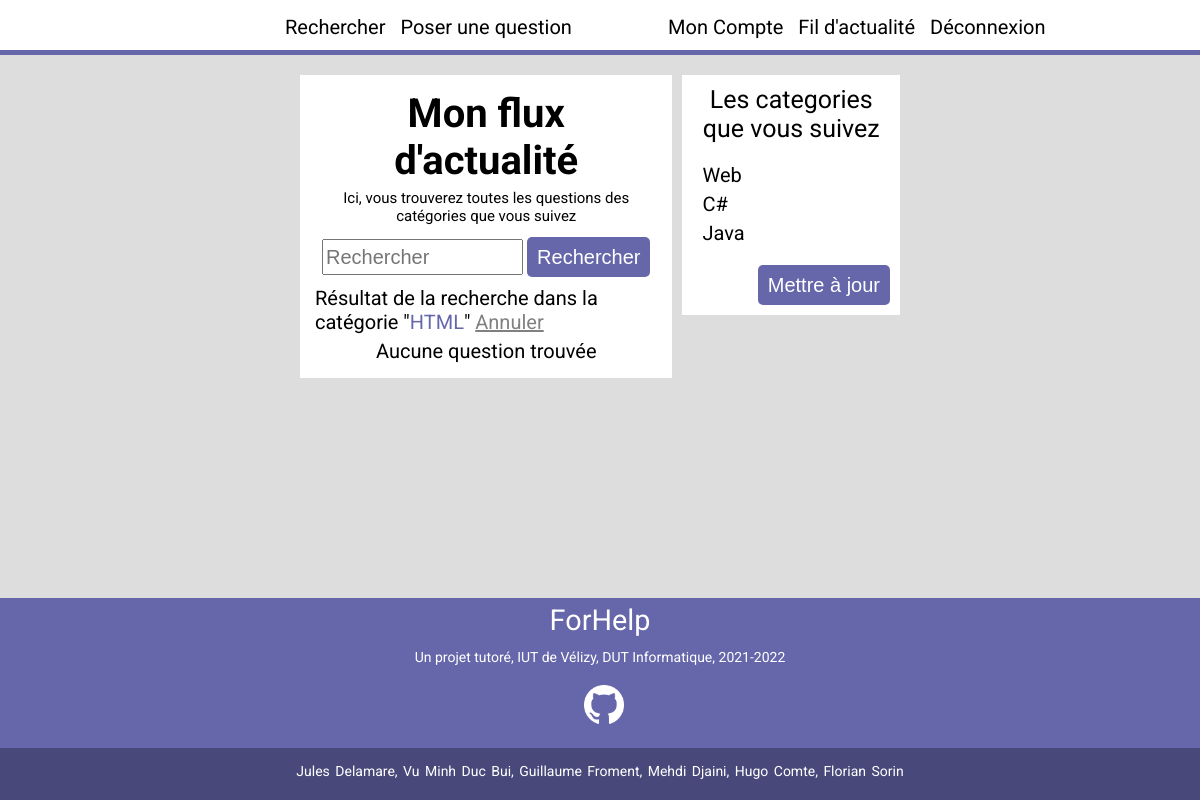
The app's page /flux.php?id=3 (signed in) with its own data.
### tables this page shows
create table IF NOT EXISTS categories (
    categoryid int PRIMARY KEY NOT NULL AUTO_INCREMENT,
    name varchar(100) NOT NULL,
    description varchar(500),
    parent int DEFAULT NULL,
    FOREIGN KEY (parent) REFERENCES categories(categoryid) ON DELETE CASCADE
);

create table IF NOT EXISTS follow (
    categoryid int,
    userid int,
    notificationactivate int NOT NULL DEFAULT 0,
    FOREIGN KEY (categoryid) REFERENCES categories(categoryid) ON DELETE CASCADE,
    FOREIGN KEY (userid) REFERENCES users(userid) ON DELETE CASCADE,
    PRIMARY KEY (userid,categoryid)
);

### data/functions.php (called while the page is built, shortened)
<?php
    if(!function_exists("getCategory")){
        function getCategory($connexion,$id){
            $req="SELECT * from categories where categoryid = ?";
            $stmt = mysqli_prepare($connexion, $req);
            mysqli_stmt_bind_param($stmt, "i", $id);
            mysqli_stmt_execute($stmt);
            $result = mysqli_stmt_get_result($stmt);
            if(mysqli_num_rows($result)>=1){
                foreach($result as $ligne) $return = $ligne;
            }else{
                $return = NULL;
            }
            return $return;
        }
    }
?>

### flux.php (the view, shortened to what this page needs)
<!DOCTYPE html>
<html lang="fr">
    <head>
        <link href="styles/style.css" rel="stylesheet"/>
        <link href="styles/flux.css" rel="stylesheet"/>
    </head>
    <body>
        <?php include "data/navbar.php";
        include "session_check.php";?>
        <div class="page">
            <main>
                <div id="page_title">Mon flux d'actualité</div>
                <div id="page_description">Ici, vous trouverez toutes les questions des catégories que vous suivez</div>
                <div id="search_fil">
                    <form action="flux.php" method="GET">
                        <table>
                            <tr>
                                <td><input type="text" name="search" placeholder="Rechercher"></td>
                                <td id="search_td_right"><input type="submit"value="Rechercher" id="submit"></td>
                        </table>
                    </form>
                </div>
                <?php
                    include 'data/functions.php';
                    include 'data/db_login.php';
                    $connexion=mysqli_connect($host,$login,$mdp,$bdd) or die("connexion impossible");
                    if(isset($_GET["search"]) && isset($_GET["id"])){
                        $bd_get = "SELECT categoryid FROM follow WHERE userid = ? AND categoryid= ?";
                        $stmt = mysqli_prepare($connexion, $bd_get);
                        mysqli_stmt_bind_param($stmt, "ii", $_SESSION["connected"],$_GET["id"]);
                        mysqli_stmt_execute($stmt);
                        $result = mysqli_stmt_get_result($stmt);
                        mysqli_stmt_close($stmt);
                        $parents = [];
                        while($ligne = mysqli_fetch_array($result, MYSQLI_ASSOC)) $parents = array_merge($parents,getCategoryChilds($connexion,$ligne['categoryid']));
                        $search = "%".$_GET["search"]."%";
                        if($parents != []){
                            $params = "(".implode(",", array_fill(0, count($parents), "?")).")";
                            $bd_get = "SELECT * FROM posts where categoryid in ".$params." AND (title like ? or text like ?) AND userid != ? order by postid ASC LIMIT 100";
                            $stmt = mysqli_prepare($connexion, $bd_get);
                            $types = str_repeat("i", count($parents))."ssi";
                            $args = array_merge(array($stmt,$types), $parents,array($search,$search,$_SESSION["connected"]));
                            ini_set('display_errors', '0');
                            call_user_func_array("mysqli_stmt_bind_param", $args);
                            ini_set('display_errors', '1');
                            mysqli_stmt_execute($stmt);
                            $result = mysqli_stmt_get_result($stmt);
                            mysqli_stmt_close($stmt);
                        }
                    }else if(isset($_GET["id"])){
                        $bd_get = "SELECT categoryid FROM follow WHERE userid = ? AND categoryid= ?";
                        $stmt = mysqli_prepare($connexion, $bd_get);
                        mysqli_stmt_bind_param($stmt, "ii", $_SESSION["connected"],$_GET["id"]);
                        mysqli_stmt_execute($stmt);
                        $result = mysqli_stmt_get_result($stmt);
                    }else if(isset($_GET["search"])){
                        $bd_get = "SELECT categoryid FROM follow WHERE userid = ?";
                        $stmt = mysqli_prepare($connexion, $bd_get);
                        mysqli_stmt_bind_param($stmt, "i", $_SESSION["connected"]);
                        mysqli_stmt_execute($stmt);
                        $result = mysqli_stmt_get_result($stmt);
                        mysqli_stmt_close($stmt);
                        $parents = [];
                        while($ligne = mysqli_fetch_array($result, MYSQLI_ASSOC)) $parents = array_merge($parents,getCategoryChilds($connexion,$ligne['categoryid']));
                        $search = "%".$_GET["search"]."%";
                        if($parents != []){
                            $params = "(".implode(",", array_fill(0, count($parents), "?")).")";
                            $bd_get = "SELECT * FROM posts where categoryid in ".$params." AND (title like ? or text like ?) AND userid != ? order by postid ASC LIMIT 100";
                            $stmt = mysqli_prepare($connexion, $bd_get);
                            $types = str_repeat("i", count($parents))."ssi";
                            $args = array_merge(array($stmt,$types), $parents,array($search,$search,$_SESSION["connected"]));
                            ini_set('display_errors', '0');
                            call_user_func_array("mysqli_stmt_bind_param", $args);
                            ini_set('display_errors', '1');
                            mysqli_stmt_execute($stmt);
                            $result = mysqli_stmt_get_result($stmt);
                            mysqli_stmt_close($stmt);
                        }
                    }
                    if(isset($_GET["id"])){
                        $category = getCategory($connexion,$_GET["id"]);
                        if($category){
                            if(isset($_GET["search"])) echo "<div id='category'>Résultat de la recherche dans la catégorie \"<span class='colored'>".$category["name"]."</span>\" <a href='flux.php?search=".$_GET["search"]."' class='retour'>Annuler</a></div>";
                            else echo"<div id='category'>Résultat de la recherche dans la catégorie \"<span class='colored'>".$category["name"]."</span>\" <a href='flux.php' class='retour'>Annuler</a></div>";
                        }
                    }
                    if(mysqli_num_rows($result) == 0){
                        echo "<div class='centered' style='margin-top:5px'>Aucune question trouvée</div>";
                    }
                ?>
            </main>
            <sidebar id="flux_sidebar">
                <div id="sidebar_title">
                    Les categories que vous suivez
                </div>
                <div id="sidebar_categories">
                    <?php
                        $bd_get = "SELECT categoryid FROM follow where userid = ?";
                        $stmt = mysqli_prepare($connexion, $bd_get);
                        mysqli_stmt_bind_param($stmt, "i", $_SESSION["connected"]);
                        mysqli_stmt_execute($stmt);
                        $result = mysqli_stmt_get_result($stmt);
                        while($ligne = mysqli_fetch_array($result, MYSQLI_ASSOC)){
                            if(isset($_GET["id"]) && $_GET["id"] == $ligne["categoryid"]){
                                echo "<div id='selected_cat' class='followed_category'>".getCategory($connexion,$ligne["categoryid"])["name"];
                                echo "
                                    <div class='ligne invisible'></div>
                                        <span class='unfollow invisible'>
                                            Ne plus suivre
                                        </span>";
                            }else{
                                echo "<div id='".$ligne["categoryid"]."' class='followed_category'>";
                                if(isset($_GET["search"])){
                                    echo "<a href='flux.php?search=".$_GET["search"]."&id=".$ligne["categoryid"]."'>";
                                }else{
                                    echo "<a href='flux.php?id=".$ligne["categoryid"]."'>";
                                }
                                echo getCategory($connexion,$ligne["categoryid"])["name"]."</a>";
                            }
                            echo "</div>";
                        }
                    ?>
                </div>
                <div class="mettre_a_jour">
                    <a href=''>
                        <button>
                            Mettre à jour
                        </button>
                    </a>
                </div>
            </sidebar>
        </div>
        <footer>
            <?php include 'data/footer.php';?>
        </footer>
    </body>
</html>

### data/navbar.php (shortened to what this page needs)
<nav>
    <div id="nav_left">
        <a href="index.php">Rechercher</a>
        <a href="writepost.php">Poser une question</a>
    </div>
    <?php
        if(isset($_SESSION["connected"])){
            echo "<div id='nav_right'>
                    <a href='account.php?user=".$_SESSION["connected"]."'>Mon Compte</a>
                    <a href='flux.php'>Fil d'actualité</a>
                </div>
                <div id='nav_disconnect'>
                    <a href='actions/logout.php'>Déconnexion</a>
                </div>";
        }else{
            echo "<div id='nav_right'>
                    <a href='connection.php'>Connexion</a>
                    <a href='inscription.php'>Inscription</a>
                </div>";
        }
    ?>
</nav>
<div id="navseparator"></div>
<div id="blank_repos"></div>

### data/footer.php
<div class="content">
    <h4>ForHelp</h4>
    <p>Un projet tutoré, IUT de Vélizy, DUT Informatique, 2021-2022</p>
    <ul class='source'>
        <li>
            <a href='https://github.com/Foword5/forhelp'>
                <img src="data/img/GitHub-Mark-Light-64px.png" class='source-git' alt="lien du github">
            </a>
        </li>
    </ul>
</div>
<div class='bottom'>
    <p>Jules Delamare, Vu Minh Duc Bui, Guillaume Froment, Mehdi Djaini, Hugo Comte, Florian Sorin</p>
</div>

### styles/style.css (style rules this page uses)
body, textarea { font-family: 'Roboto', sans-serif; font-size: 20px; }
main { width: 100%; margin: 10px auto 0 auto; padding: 15px; height: fit-content; background-color: white; }
sidebar { height: fit-content; }
body { background-color: #DDD; margin: 0; word-wrap:break-word; }
input, textarea { accent-color: #6667ab; }
button, input[type="submit"] { border-radius: 5px; height: 40px; font-size: 15px; background-color: #6667ab; color: white; border: 0; transition: 200ms; font-size: 20px; padding: 0 10px 0 10px; }
.page { min-height: calc(100vh - 282px); width: 50%; margin: 0 auto 0 auto; padding: 15px; display: flex; }
nav { background-color: white; padding: 15px calc(25% + 15px) 10px calc(25% - 15px); height: 30px; position: fixed; width: 100%; top: 0; z-index:1; display: flex; }
#navseparator { background-color: #6667ab; width: 100%; height: 5px; top: 50px; position: fixed; z-index:1; }
#blank_repos { height: 50px; width: 100%; }
#nav_right { position: fixed; right: calc(25% - 15px); }
#nav_disconnect { position: fixed; z-index:1; left: calc(75% + 30px); }
#nav_right * { margin-left: 10px; }
#nav_left * { margin-right: 10px; }
nav a { text-decoration: none; color: black; }
footer { background: #6667ab; color: #fff; bottom: 0; width: 100%; }
.content { display: flex; align-items: center; flex-direction: column; text-align: center; height: 150px; }
.content h4 { font-size: 1.8rem; font-weight: 400; text-transform: capitalize; margin-top: 5px; margin-bottom: 8px; }
.content p { max-width: 500px; margin: 0.1px auto; margin-top: 4px; font-size: 14px; }
.source { list-style: none; display: flex; align-items: center; justify-content: center; margin-right: 33px; margin-bottom: 8px; }
img { width: 40px; height: 40px; }
.bottom { text-align: center; background: #48497a; padding: 1px 0; height: 50px; }
.bottom p { font-size: 14px; word-spacing: 2px; text-transform: capitalize; }
.colored { color: #6667ab; }
.centered { text-align: center; }

### styles/flux.css (style rules this page uses)
#search_fil table { width: 100%; }
#search_fil input[type="text"] { height: 30px; font-size: 20px; }
#search_fil input { width: 100%; }
#search_fil td { padding: 5px; }
#search_td_right { width: 20%; }
#page_title { font-weight: bold; text-align: center; font-size: 40px; margin: 0 0 5px 0; }
#page_description { text-align: center; font-size: 15px; margin: 0 0 5px 0; }
#flux_sidebar { background-color: white; margin: 10px 0 0 10px; width: 35%; display: table-cell; padding: 10px; }
main { width: 65%; }
.page { width: 50%; display: flex; margin: auto; }
#sidebar_title { text-align: center; font-size: 25px; }
.followed_category { margin: 0 0 5px 0 ; }
#sidebar_categories { margin: 20px 10px 0 10px; }
.retour { color: gray; }
sidebar a { text-decoration: none; color:black; }
.followed_category { display: flex; justify-content: space-between; align-items: center; }
.mettre_a_jour { margin: 20px 0 0 0; text-align: right; }

### records on screen
categories: name "HTML"
follow: categoryid.name "Web"
follow: categoryid.name "C#"
follow: categoryid.name "Java"
